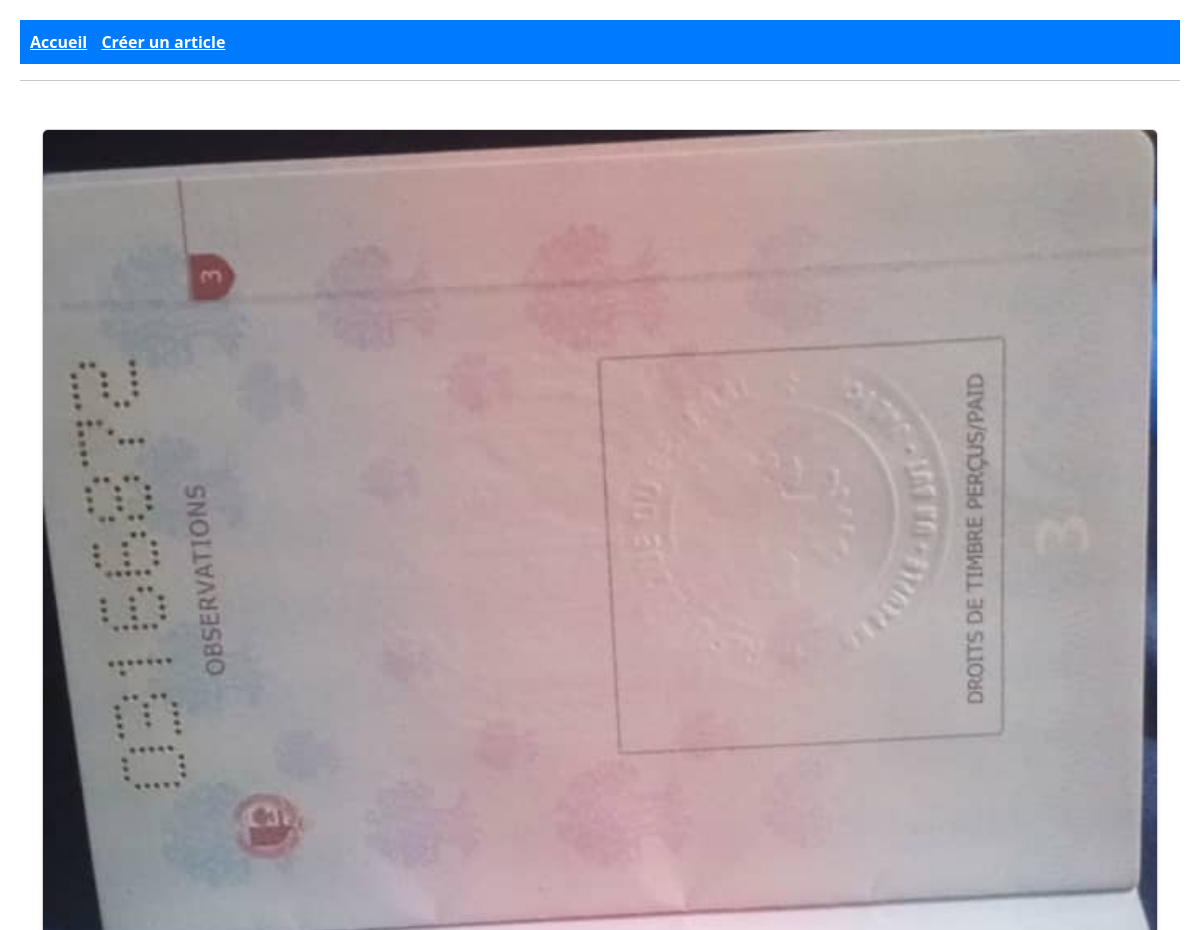
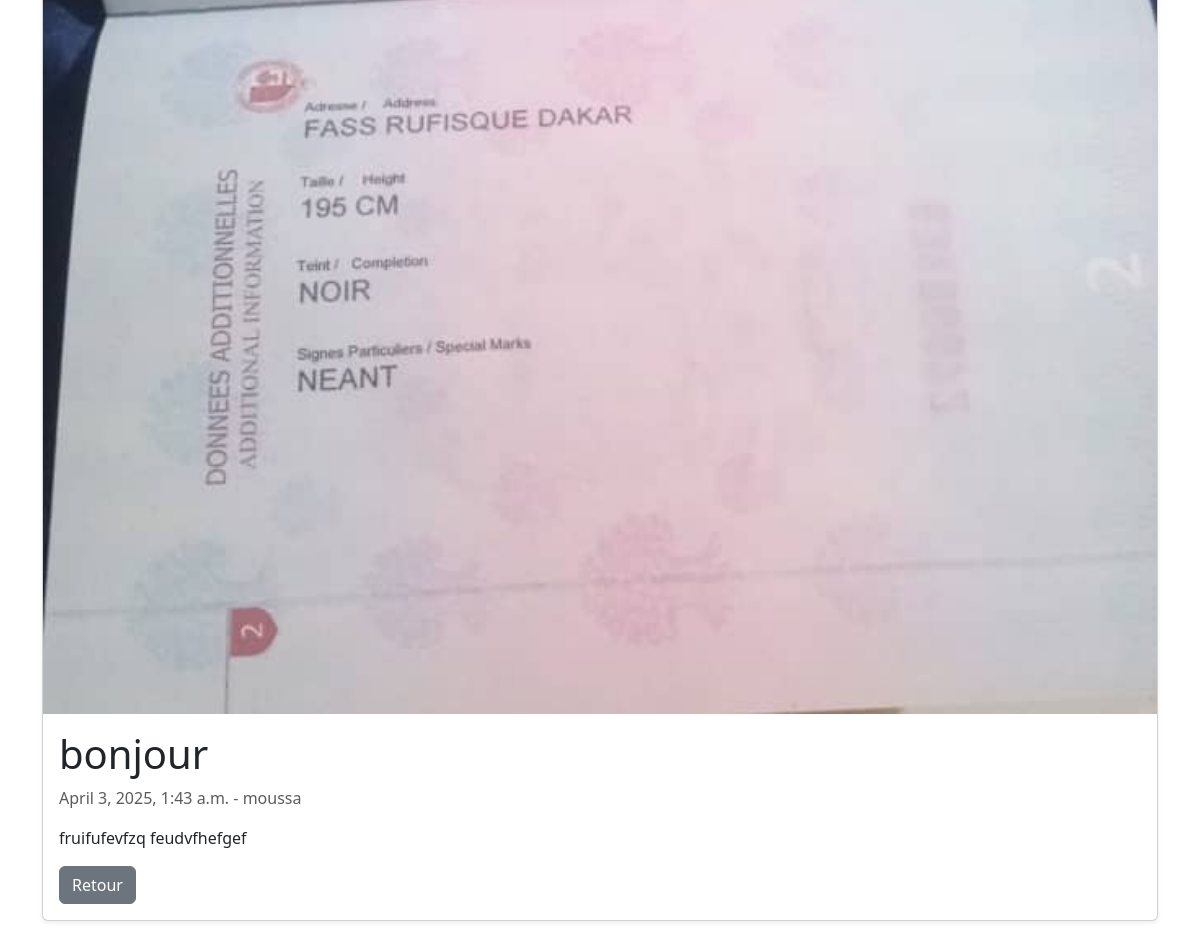
Page /2/ on the committed database (2 pictures, top to bottom).
### blog/models.py (models this page shows, shortened)
class Article(models.Model):
    titre = models.CharField(max_length=200)  # Titre de l'article
    contenu = models.TextField()  # Contenu de l'article
    date_publication = models.DateTimeField(auto_now_add=True)  # Date automatique
    auteur = models.CharField(max_length=100)  # Auteur de l'article
    image = models.ImageField(upload_to='articles/', blank=True, null=True)  # Image facultative

### blog/views.py (the view)
# urls.py: path('<int:pk>/', ArticleDetailView.as_view(), name='article_detail'),
class ArticleDetailView(DetailView):
    model = Article
    template_name = "blog/article_detail.html"
    def get_context_data(self, **kwargs):
        context = super().get_context_data(**kwargs)
        context['recent_articles'] = Article.objects.exclude(pk=self.object.pk).order_by('-date_publication')[:5]
        return context

### blog/templates/blog/article_detail.html
{% extends "base.html" %}
{% block content %}
<div class="container mt-5">
    <div class="card shadow-sm">
        {% if article.image %}
            <img src="{{ article.image.url }}" class="card-img-top" alt="{{ article.titre }}">
        {% endif %}
        <div class="card-body">
            <h1 class="card-title">{{ article.titre }}</h1>
            <p class="text-muted">{{ article.date_publication }} - {{ article.auteur }}</p>
            <p class="card-text">{{ article.contenu }}</p>
            <a href="{% url 'article_list' %}" class="btn btn-secondary">Retour</a>
        </div>
    </div>
</div>
{% endblock %}

### static/css/style.css (style rules this page uses)
body { font-family: Arial, sans-serif; background-color: #f4f4f4; margin: 0; padding: 20px; }
h1 { color: #333; }
a { color: #007bff; text-decoration: none; }
.btn { display: inline-block; padding: 8px 12px; color: white; background-color: #007bff; text-decoration: none; border-radius: 5px; }
.btn-secondary { background-color: #28a745; }

### rows in the picture
Article: image (picture), titre "bonjour", date_publication "April 3, 2025, 1:43 a.m.", auteur "moussa", contenu "fruifufevfzq feudvfhefgef"
